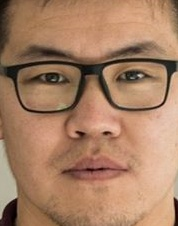
#> input picture end-project/BeeGii_&_YuDo/static/upload/test/img1.jpg, 178 x 226 px
$ jupyter execute test.ipynb
#> lines starting #> are read from the running program, lines starting #| are printed output that depends on the picture
### end-project/BeeGii_&_YuDo/Predict.py
import cv2
import torch
import torch.nn as nn
import numpy as np
import tensorflow as tf
import json
import matplotlib.pyplot as plt

class Predict:
    def shalgah(self,img):
        # [4 lines left out: function conv2d, not called in this run]
        def maxpool2d(x, k=2):
            return tf.nn.max_pool(x, ksize = [1, k, k, 1], strides = [1, k, k, 1], padding = 'SAME')
        # [25 lines left out: functions neural_network, get_prediction, not called in this run]
        X1 = tf.placeholder(tf.float32, shape = [None, 784]) # Placeholder for Feature Matrix
        Y2 = tf.placeholder(tf.float32, shape = [None, 6]) # Placeholder for Labels
        keep_prob = tf.placeholder(tf.float32)
        weights = {
            'w1' : tf.convert_to_tensor(np.array(np.load('w1.npy')),dtype=tf.float32),
            'w2' : tf.convert_to_tensor(np.array(np.load('w2.npy')),dtype=tf.float32),
            'w3' : tf.convert_to_tensor(np.array(np.load('w3.npy')),dtype=tf.float32),
            'w4' : tf.convert_to_tensor(np.array(np.load('w4.npy')),dtype=tf.float32)
        }
        biases = {
            'b1' : tf.convert_to_tensor(np.array(np.load('b1.npy')),dtype=tf.float32),
            'b2' : tf.convert_to_tensor(np.array(np.load('b2.npy')),dtype=tf.float32),
            'b3' : tf.convert_to_tensor(np.array(np.load('b3.npy')),dtype=tf.float32),
            'b4' : tf.convert_to_tensor(np.array(np.load('b4.npy')),dtype=tf.float32)
        }
        y_pred = neural_network(X1, weights, biases, 1.0)
        img = cv2.resize(img,(28,28))
        img=img.flatten()
        img = torch.tensor(img)
        pred = get_prediction(img.reshape(1, 784))
        return pred

### end-project/BeeGii_&_YuDo/static/upload/test.ipynb
[cell 1]
import cv2
from Predict import Predict

[cell 2]
img = cv2.imread("test/img1.jpg",0)
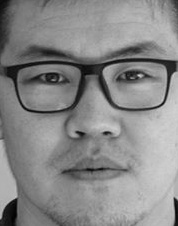
#> img: shape (226, 178); min 1, max 215, mean 136.2
a=Predict()
print(a.shalgah(img))
#> (the call stopped at in shalgah, `X1 = tf.placeholder(tf.float32, shape = [None, 784])`: tensorflow is not available in this run)


$ run again, with end-project/BeeGii_&_YuDo/static/upload/test/img10.jpg copied over end-project/BeeGii_&_YuDo/static/upload/test/img1.jpg
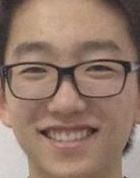
#> input picture end-project/BeeGii_&_YuDo/static/upload/test/img10.jpg, 140 x 178 px
#> `img = cv2.imread("test/img1.jpg",0)`:
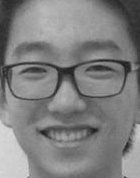
#> img: shape (178, 140); min 30, max 221, mean 128.4

$ run again, with end-project/BeeGii_&_YuDo/static/upload/test/img11.jpg copied over end-project/BeeGii_&_YuDo/static/upload/test/img1.jpg
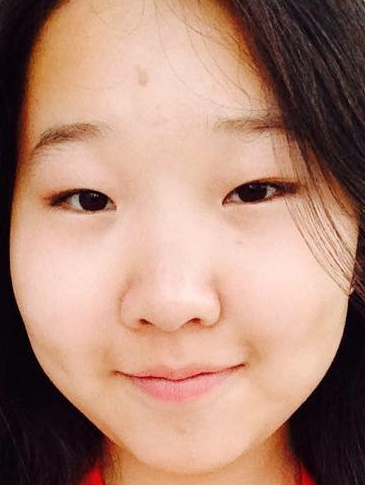
#> input picture end-project/BeeGii_&_YuDo/static/upload/test/img11.jpg, 365 x 485 px
#> `img = cv2.imread("test/img1.jpg",0)`:
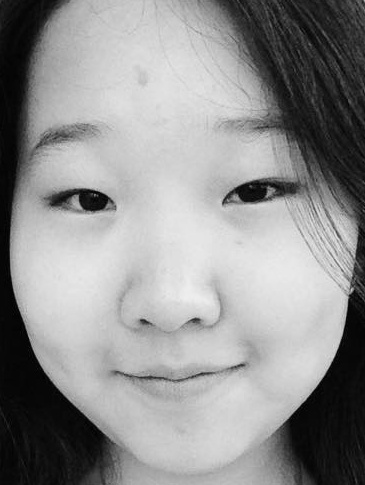
#> img: shape (485, 365); min 0, max 238, mean 144.4
